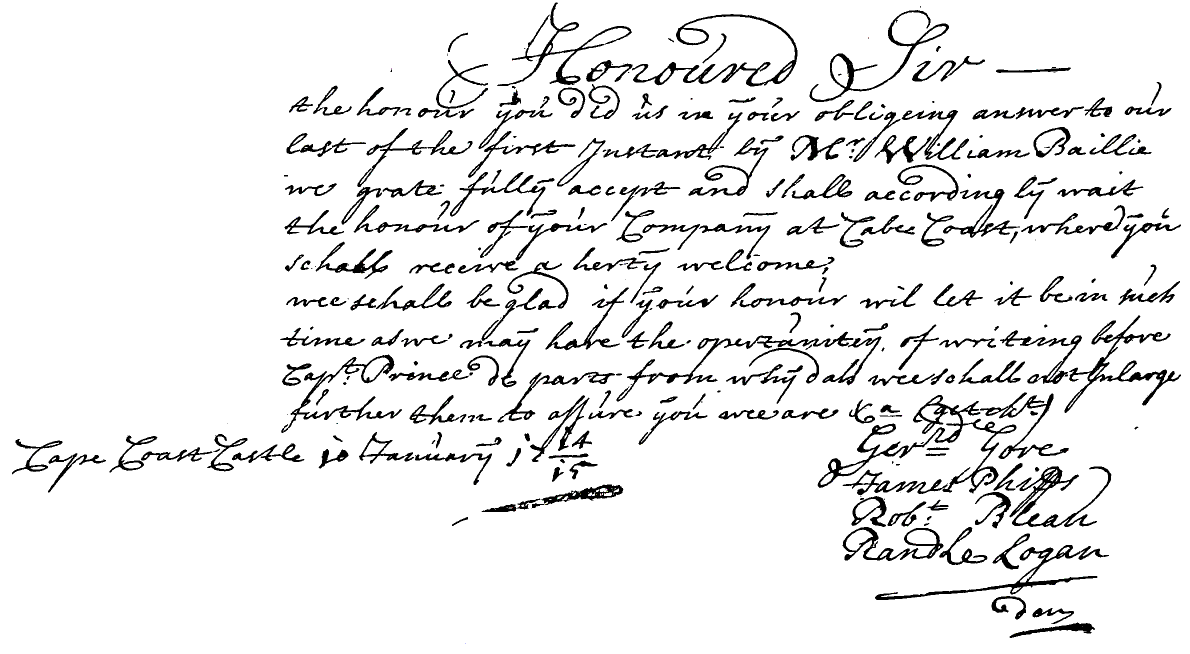
#> input picture git_images/14_pred.png, 2379 x 1308 px, given as the content of the folder /home/mohamed/vit/DocEnTR/data/DIBCOSETS/, which was not available (shown at 1/2 size)
$ python process_dibco.py
#> lines starting #> are read from the running program, lines starting #| are printed output that depends on the picture; after the words box and inside, x2 and y2 are one past the last pixel; in counts of white or black regions, pixels touching at a corner belong together; pictures that were not available may be replaced by others from this repository, and a replacement may not be noted
### config.py
import argparse

class Configs():
    def __init__(self):
        self.parser = argparse.ArgumentParser()
        self.parser.add_argument('--data_path', type=str, default='/home/mohamed/vit/DocEnTR/data/', help='specify your data path, better ending with the "/" ')
        self.parser.add_argument('--split_size', type=int, default=256, help= "better be a multiple of 8, like 128, 256, etc ..")
        self.parser.add_argument('--vit_patch_size', type=int, default=16 , help=" better be a multiple of 2 like 8, 16 etc ..")
        self.parser.add_argument('--vit_model_size', type=str, default='base', choices=['small', 'base', 'large'])
        self.parser.add_argument('--testing_dataset', type=str, default='2018')
        self.parser.add_argument('--validation_dataset', type=str, default='2016')
        self.parser.add_argument('--batch_size', type=int, default=8)
        self.parser.add_argument('--epochs', type=int, default=151, help= 'the desired training epochs')
        self.parser.add_argument('--model_weights_path', type=str, help= 'the desired trained model')

    def parse(self):
        return self.parser.parse_args()

### process_dibco.py
import numpy as np
import os
import random
import cv2
from tqdm import tqdm
from config  import Configs

def prepare_dibco_experiment(val_set,test_set, patches_size, overlap_size, patches_size_valid):
    """
    Prepare the data for training

    Args:
        val_set (str): the vealidation dataset
        the_set (str): the testing dataset
        patches_size (int): patch size for training data
        overlap_size (int): overlapping size between different patches (vertically and horizontally)
        patches_size_valid (int): patch size for validation data
    """
#> called with val_set = '2016', test_set = '2018', patches_size = 384, overlap_size = 128, patches_size_valid = 256
    folder = main_path+'DIBCOSETS/'
    all_datasets = os.listdir(folder)
    n_i = 1

    for d_set in tqdm(all_datasets):
        if d_set not in  [val_set,test_set]:
            # continue
            for im in os.listdir(folder+d_set+'/imgs'):
                img = cv2.imread(folder+d_set+'/imgs/'+im)
#> img is the input picture: shape (1308, 2379, 3); mean B, G, R 236.4, 236.4, 236.3
                gt_img = cv2.imread(folder+d_set+'/gt_imgs/'+im)

                for i in range (0,img.shape[0],overlap_size):
                    for j in range (0,img.shape[1],overlap_size):

                        if i+patches_size<=img.shape[0] and j+patches_size<=img.shape[1]:
                            p = img[i:i+patches_size,j:j+patches_size,:]
                            gt_p = gt_img[i:i+patches_size,j:j+patches_size,:]

                        elif i+patches_size>img.shape[0] and j+patches_size<=img.shape[1]:
                            p = (np.ones((patches_size,patches_size,3)) - random.randint(0,1) )*255
                            gt_p = np.ones((patches_size,patches_size,3)) *255

                            p[0:img.shape[0]-i,:,:] = img[i:img.shape[0],j:j+patches_size,:]
                            gt_p[0:img.shape[0]-i,:,:] = gt_img[i:img.shape[0],j:j+patches_size,:]

                        elif i+patches_size<=img.shape[0] and j+patches_size>img.shape[1]:
                            p = (np.ones((patches_size,patches_size,3)) - random.randint(0,1) )*255
                            gt_p = np.ones((patches_size,patches_size,3)) * 255

                            p[:,0:img.shape[1]-j,:] = img[i:i+patches_size,j:img.shape[1],:]
                            gt_p[:,0:img.shape[1]-j,:] = gt_img[i:i+patches_size,j:img.shape[1],:]

                        else:
                            p = (np.ones((patches_size,patches_size,3)) - random.randint(0,1) )*255
                            gt_p = np.ones((patches_size,patches_size,3)) * 255

                            p[0:img.shape[0]-i,0:img.shape[1]-j,:] = img[i:img.shape[0],j:img.shape[1],:]
                            gt_p[0:img.shape[0]-i,0:img.shape[1]-j,:] = gt_img[i:img.shape[0],j:img.shape[1],:]


                        cv2.imwrite(main_path+'train/'+str(n_i)+'.png',p)
                        cv2.imwrite(main_path+'train_gt/'+str(n_i)+'.png',gt_p)
                        n_i+=1
#> this loop made 11 passes
#> pass 1, in prepare_dibco_experiment, `cv2.imwrite(main_path+'train/'+str(n_i)+'.png',p)`:
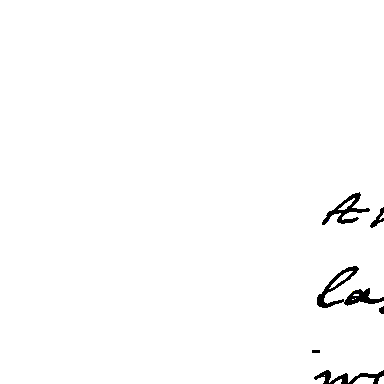
#> saved as 3.png: shape (384, 384, 3); mean B, G, R 251.9, 251.9, 251.9
#> pass 1, in prepare_dibco_experiment, `cv2.imwrite(main_path+'train/'+str(n_i)+'.png',p)`:
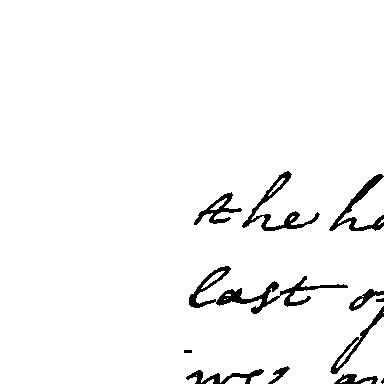
#> saved as 4.png: shape (384, 384, 3); mean B, G, R 246.1, 246.1, 246.1
#> pass 1, in prepare_dibco_experiment, `cv2.imwrite(main_path+'train/'+str(n_i)+'.png',p)`:
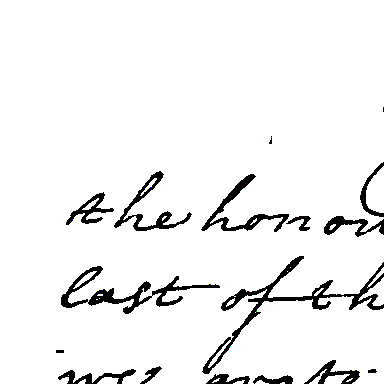
#> saved as 5.png: shape (384, 384, 3); mean B, G, R 240.5, 240.5, 240.5
#> after the loop: gt_p: shape (384, 384, 3) float64; every value is 255
#> after the loop:
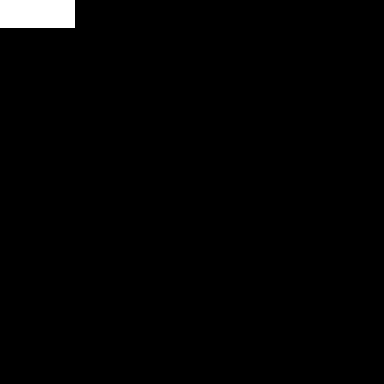
#> p: shape (384, 384, 3) float64; 1.4% white; 1 white region, box (x1, y1, x2, y2) and area: (0, 0, 75, 28) 2100
#> after the loop, n_i = 210
        if d_set == test_set:
            for im in os.listdir(folder+d_set+'/imgs'):
                img = cv2.imread(folder+d_set+'/imgs/'+im)
                gt_img = cv2.imread(folder+d_set+'/gt_imgs/'+im)

                for i in range (0,img.shape[0],patches_size_valid):
                    for j in range (0,img.shape[1],patches_size_valid):

                        if i+patches_size_valid<=img.shape[0] and j+patches_size_valid<=img.shape[1]:
                            p = img[i:i+patches_size_valid,j:j+patches_size_valid,:]
                            gt_p = gt_img[i:i+patches_size_valid,j:j+patches_size_valid,:]

                        elif i+patches_size_valid>img.shape[0] and j+patches_size_valid<=img.shape[1]:
                            p = np.ones((patches_size_valid,patches_size_valid,3)) *255
                            gt_p = np.ones((patches_size_valid,patches_size_valid,3)) *255

                            p[0:img.shape[0]-i,:,:] = img[i:img.shape[0],j:j+patches_size_valid,:]
                            gt_p[0:img.shape[0]-i,:,:] = gt_img[i:img.shape[0],j:j+patches_size_valid,:]

                        elif i+patches_size_valid<=img.shape[0] and j+patches_size_valid>img.shape[1]:
                            p = np.ones((patches_size_valid,patches_size_valid,3)) * 255
                            gt_p = np.ones((patches_size_valid,patches_size_valid,3)) * 255

                            p[:,0:img.shape[1]-j,:] = img[i:i+patches_size_valid,j:img.shape[1],:]
                            gt_p[:,0:img.shape[1]-j,:] = gt_img[i:i+patches_size_valid,j:img.shape[1],:]

                        else:
                            p = np.ones((patches_size_valid,patches_size_valid,3)) * 255
                            gt_p = np.ones((patches_size_valid,patches_size_valid,3)) * 255

                            p[0:img.shape[0]-i,0:img.shape[1]-j,:] = img[i:img.shape[0],j:img.shape[1],:]
                            gt_p[0:img.shape[0]-i,0:img.shape[1]-j,:] = gt_img[i:img.shape[0],j:img.shape[1],:]


                        cv2.imwrite(main_path+'test/'+im.split('.')[0]+'_'+str(i)+'_'+str(j)+'.png',p)
                        cv2.imwrite(main_path+'test_gt/'+im.split('.')[0]+'_'+str(i)+'_'+str(j)+'.png',gt_p)

        if d_set == val_set:
            for im in os.listdir(folder+d_set+'/imgs'):
                img = cv2.imread(folder+d_set+'/imgs/'+im)
                gt_img = cv2.imread(folder+d_set+'/gt_imgs/'+im)

                for i in range (0,img.shape[0],patches_size_valid):
                    for j in range (0,img.shape[1],patches_size_valid):

                        if i+patches_size_valid<=img.shape[0] and j+patches_size_valid<=img.shape[1]:
                            p = img[i:i+patches_size_valid,j:j+patches_size_valid,:]
                            gt_p = gt_img[i:i+patches_size_valid,j:j+patches_size_valid,:]

                        elif i+patches_size_valid>img.shape[0] and j+patches_size_valid<=img.shape[1]:
                            p = np.ones((patches_size_valid,patches_size_valid,3)) *255
                            gt_p = np.ones((patches_size_valid,patches_size_valid,3)) *255

                            p[0:img.shape[0]-i,:,:] = img[i:img.shape[0],j:j+patches_size_valid,:]
                            gt_p[0:img.shape[0]-i,:,:] = gt_img[i:img.shape[0],j:j+patches_size_valid,:]

                        elif i+patches_size_valid<=img.shape[0] and j+patches_size_valid>img.shape[1]:
                            p = np.ones((patches_size_valid,patches_size_valid,3)) * 255
                            gt_p = np.ones((patches_size_valid,patches_size_valid,3)) * 255

                            p[:,0:img.shape[1]-j,:] = img[i:i+patches_size_valid,j:img.shape[1],:]
                            gt_p[:,0:img.shape[1]-j,:] = gt_img[i:i+patches_size_valid,j:img.shape[1],:]

                        else:
                            p = np.ones((patches_size_valid,patches_size_valid,3)) * 255
                            gt_p = np.ones((patches_size_valid,patches_size_valid,3)) * 255

                            p[0:img.shape[0]-i,0:img.shape[1]-j,:] = img[i:img.shape[0],j:img.shape[1],:]
                            gt_p[0:img.shape[0]-i,0:img.shape[1]-j,:] = gt_img[i:img.shape[0],j:img.shape[1],:]


                        cv2.imwrite(main_path+'valid/'+im.split('.')[0]+'_'+str(i)+'_'+str(j)+'.png',p)
                        cv2.imwrite(main_path+'valid_gt/'+im.split('.')[0]+'_'+str(i)+'_'+str(j)+'.png',gt_p)


if __name__ == "__main__":
    # get configs
    cfg = Configs().parse()
    main_path = cfg.data_path
    validation_dataset = cfg.validation_dataset
    testing_dataset = cfg.testing_dataset
    patch_size =  cfg.split_size
    # augment the training data patch size to allow cropping augmentation later in data loader
    p_size_train = (patch_size+128)
    p_size_valid  = patch_size
    overlap_size = patch_size//2

    # create train/val/test folders if theu are not existent
    if not os.path.exists(main_path+'train/'):
        os.makedirs(main_path+'train/')
    if not os.path.exists(main_path+'train_gt/'):
        os.makedirs(main_path+'train_gt/')

    if not os.path.exists(main_path+'valid/'):
        os.makedirs(main_path+'valid/')
    if not os.path.exists(main_path+'valid_gt/'):
        os.makedirs(main_path+'valid_gt/')

    if not os.path.exists(main_path+'test/'):
        os.makedirs(main_path+'test/')
    if not os.path.exists(main_path+'test_gt/'):
        os.makedirs(main_path+'test_gt/')

    # remove old data if the folders exist
    os.system('rm '+main_path+'train/*')
    os.system('rm '+main_path+'train_gt/*')

    os.system('rm '+main_path+'valid/*')
    os.system('rm '+main_path+'valid_gt/*')

    os.system('rm '+main_path+'test/*')
    os.system('rm '+main_path+'test_gt/*')

    # create your data...
    prepare_dibco_experiment(validation_dataset, testing_dataset, p_size_train, overlap_size, p_size_valid)

$ run again, on git_images/3_pred.png
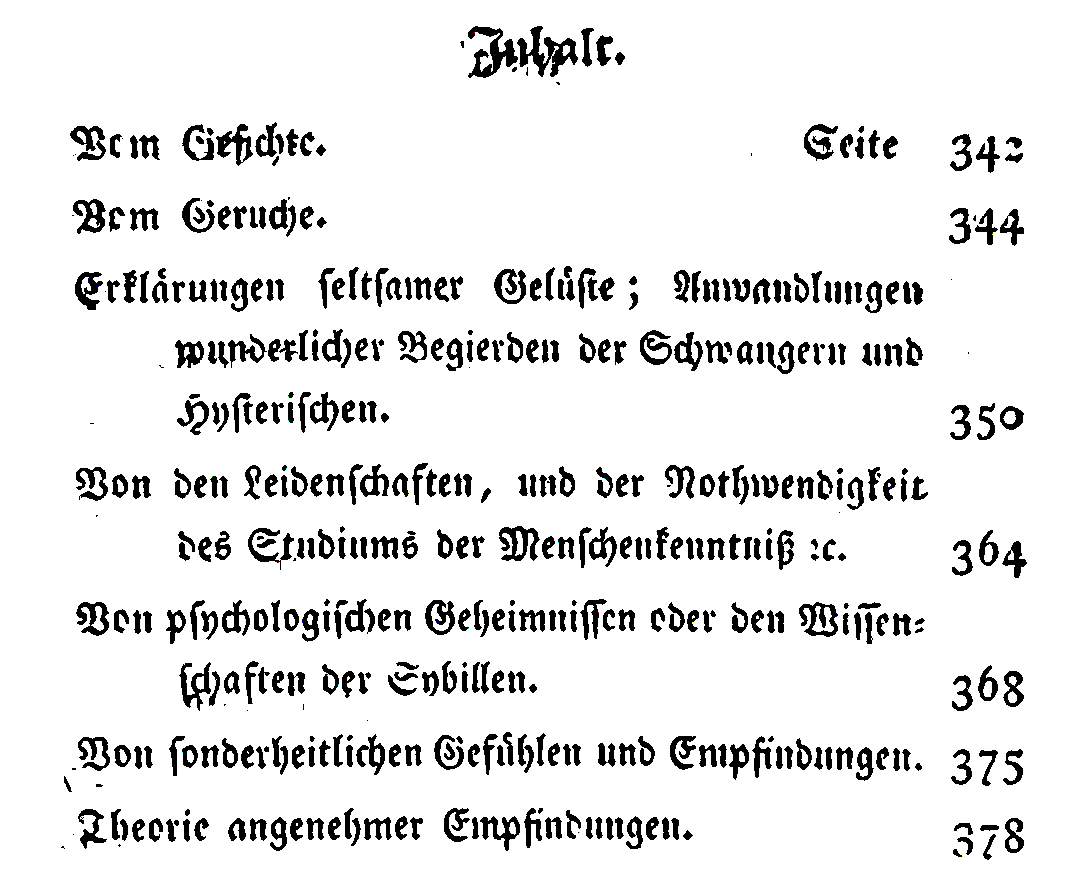
#> input picture git_images/3_pred.png, 1083 x 877 px, given as the content of the folder /home/mohamed/vit/DocEnTR/data/DIBCOSETS/, which was not available
#> in prepare_dibco_experiment, img is the input picture: shape (877, 1083, 3); mean B, G, R 231.8, 231.8, 231.8
#> the loop in prepare_dibco_experiment, `for i in range (0,img.shape[0],overlap_size):` made 7 passes
#> pass 1, in prepare_dibco_experiment, `cv2.imwrite(main_path+'train/'+str(n_i)+'.png',p)`:
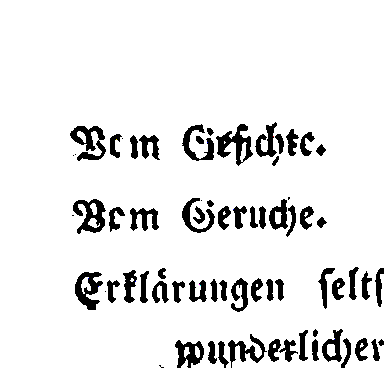
#> saved as 1.png: shape (384, 384, 3); mean B, G, R 233.4, 233.3, 233.3
#> pass 1, in prepare_dibco_experiment, `cv2.imwrite(main_path+'train/'+str(n_i)+'.png',p)`:
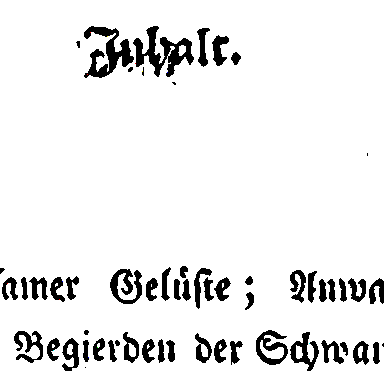
#> saved as 4.png: shape (384, 384, 3); mean B, G, R 235.1, 235.1, 235.1
#> after the loop in prepare_dibco_experiment, `for i in range (0,img.shape[0],overlap_size):`: n_i = 64
